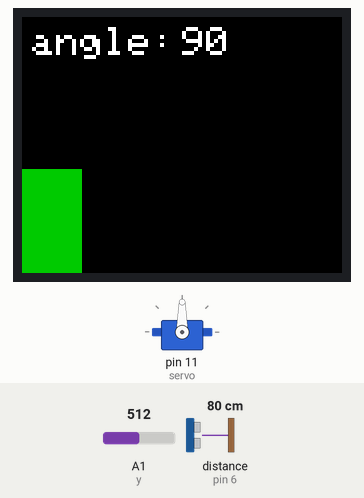
Bench run of a sketch on a simulated Arduino Uno, built with avr-gcc and run on an emulated ATmega328P. On the bench: 160×128 colour display, servo. Inputs (shaded band) come from the test bench; at power-on: A1 (y) = 512, distance to the obstacle (sensor on pin 6) 80 cm. The echo pulse lasts 58.3 µs per cm; what the sketch prints to the serial monitor is not drawn.

Above: at 1.2 s.
1.3 s: A1 (y) set to 716
At 1.5 s:
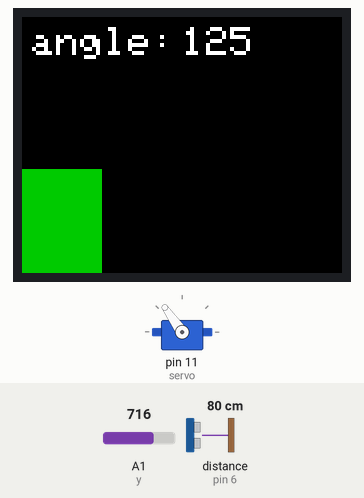
3.7 s: A1 (y) set to 900
At 3.9 s:
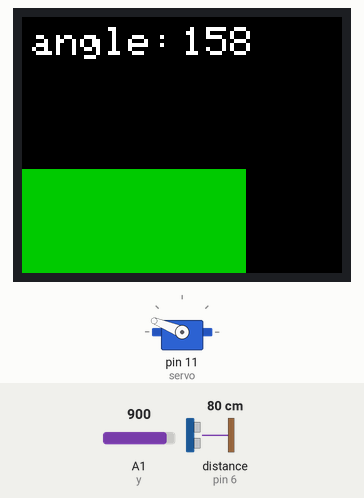
6.1 s: distance to the obstacle (sensor on pin 6) set to 250 cm
At 7.2 s:
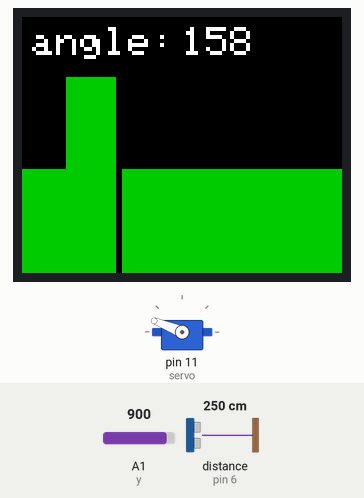
7.6 s: A1 (y) set to 1023
At 8.3 s:
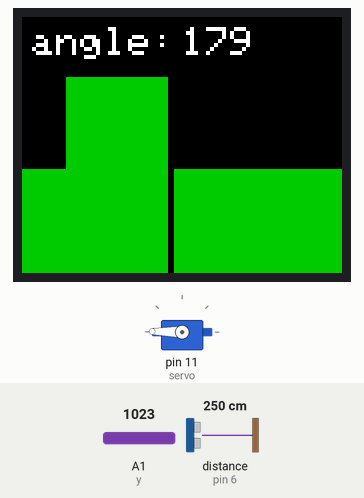
9.2 s: A1 (y) set to 306
At 10.0 s:
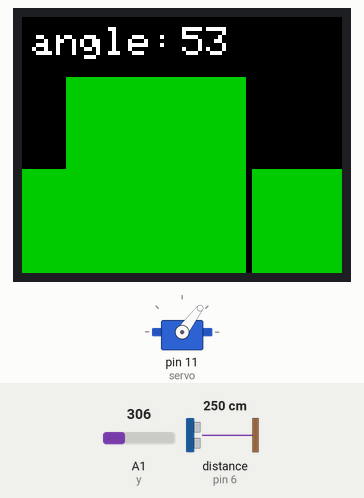
10.8 s: A1 (y) set to 122
At 11.5 s:
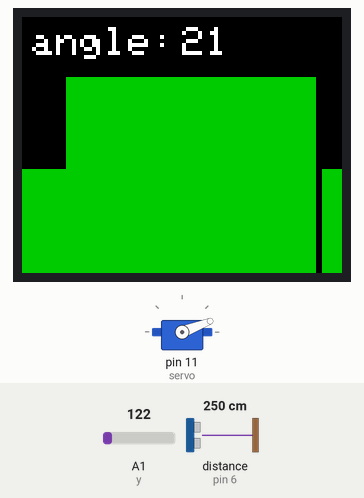
Timing chart, 0 to 13.4 s (numbered marks = the images above; inputs shaded):
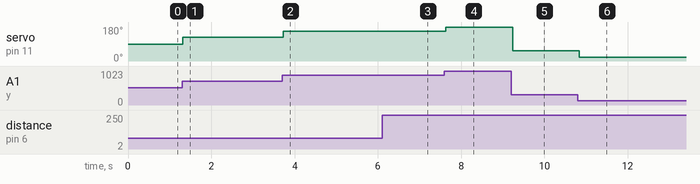

Measured:
- after the input at 1.3 s, servo on pin 11 (servo): 90° → 125° at once
- after the input at 3.7 s, servo on pin 11 (servo): 125° → 158° at once
- after the input at 7.6 s, servo on pin 11 (servo): 158° → 179° at once
- after the input at 9.2 s, servo on pin 11 (servo): 179° → 53° at once
- after the input at 10.8 s, servo on pin 11 (servo): 53° → 21° at once

The sketch:

kaugus_move.ino
```cpp
#define trig 9
#define echo 6

// void setup()
// {
//     pinMode(trig, OUTPUT);
//     pinMode(echo, INPUT);
// }
// void loop()
// {
    // long time, distance;
    // digitalWrite(trig, LOW);
    // delayMicroseconds(2);
    // digitalWrite(trig, HIGH);
    // delayMicroseconds(10);
    // digitalWrite(trig, LOW);
    // time = pulseIn(echo, HIGH);
    // distance = time / 58.2;
// }

#include <Servo.h>

#include <SPI.h>
#include <TFT.h>

#define p A0
#define y A1
#define x A2
#define CS 10
#define DC 9
#define RESET 8
char TEXTE[4];

#define servo 11
int val = 0;

TFT myScreen = TFT(CS, DC, RESET);
Servo myservo;

void setup()
{
    myScreen.begin();
    myservo.attach(servo);

    myScreen.background(0, 0, 0);
    pinMode(p, INPUT);
    pinMode(y, INPUT);
    pinMode(x, INPUT);
    pinMode(trig, OUTPUT);
    pinMode(echo, INPUT);
    Serial.begin(2000000);
    myScreen.stroke(0, 0, 0);
    myScreen.fill(0, 0, 0);
    myScreen.rect(0, 0, 160, 20);
    myScreen.stroke(255, 255, 255);
    myScreen.textSize(2);
    myScreen.text("angle:", 5, 5);
}
void loop()
{
delay(25);
    int hiina = analogRead(y);
    int value = map(hiina, 0, 1024, 0, 180);
    myservo.write(value);
    long time, distance;
    digitalWrite(trig, LOW);
    delayMicroseconds(2);
    digitalWrite(trig, HIGH);
    delayMicroseconds(10);
    digitalWrite(trig, LOW);
    time = pulseIn(echo, HIGH);
    distance = time / 58.2;
    Serial.println(distance);
    display(value, distance);
}

void display(int angle, int read)
{
    String(angle).toCharArray(TEXTE, 4);

    myScreen.stroke(0, 0, 0);
    myScreen.fill(0, 0, 0);
    myScreen.rect(80, 5, 34, 14);
    myScreen.textSize(2);
    myScreen.stroke(255, 255, 255);
    myScreen.text(TEXTE, 80, 5);
    if (val == 160)
    {
        val = 0;
    }

    myScreen.stroke(0, 0, 0);
    myScreen.fill(0, 0, 0);
    myScreen.rect(val, 30, 4, 98);
    myScreen.stroke(0, 200, 0);
    myScreen.fill(0, 200, 0);
    int kaga = map(read, 0, 150, 0, 98);
    if (kaga>98) {
        kaga = 98;
    }
    myScreen.line(val, 128, val, 128 - kaga);
    val++;
}
```
